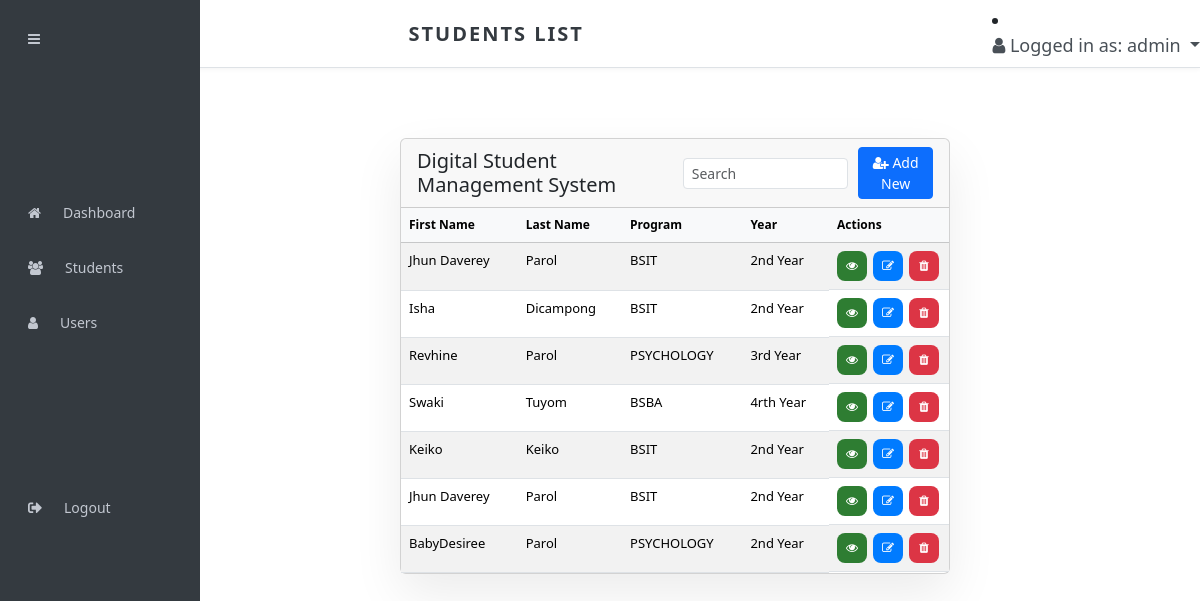
/studentslist.php (signed in), run on the app's committed database.
### tables this page shows
CREATE TABLE `employee` (
  `id` int NOT NULL,
  `firstname` varchar(100) DEFAULT NULL,
  `lastname` varchar(100) NOT NULL,
  `age` int NOT NULL,
  `position` varchar(100) NOT NULL,
  `Year` varchar(50) NOT NULL,
  `contact` varchar(100) NOT NULL,
  `email` varchar(100) NOT NULL,
  `address` varchar(100) NOT NULL,
  `hired_at` timestamp NOT NULL DEFAULT CURRENT_TIMESTAMP
);

### studentslist.php (the view, shortened to what this page needs)
<?php
include "connection.php";
$searchTerm = isset($_GET['search']) ? $conn->real_escape_string($_GET['search']) : '';
$query = !empty($searchTerm)
    ? "SELECT id, firstname, lastname, age, position, year, contact, email, address, hired_at
       FROM employee
       WHERE firstname LIKE '%$searchTerm%' OR lastname LIKE '%$searchTerm%'"
    : "SELECT id, firstname, lastname, age, position, year, contact, email, address, hired_at FROM employee";
$result = $conn->query($query);
?>
<!DOCTYPE html>
<html lang="en">
<head>
    <link rel="stylesheet" href="css/studentslist2.css">
     <link rel="stylesheet" href="css/sidebar.css">
    <link rel="stylesheet" href="https://cdnjs.cloudflare.com/ajax/libs/font-awesome/5.15.4/css/all.min.css">
    <link rel="stylesheet" href="https://cdn.jsdelivr.net/npm/bootstrap@5.3.3/dist/css/bootstrap.min.css">
</head>
<body>
<nav class="navbar navbar-expand navbar-white navbar-light custom-navbar">
    <span class="navbar-brand mx-auto fw-bolder text-uppercase" style="color: #343a40; letter-spacing: 2px;">
        students list
    </span>
    <li class="nav-item dropdown">
        <a class="nav-link dropdown-toggle" id="userDropdown" data-bs-toggle="dropdown" href="#">
            <i class="fa fa-user" id="userIcon"></i>
            Logged in as:
             <?= htmlspecialchars($_SESSION['username']) ?>
        </a>
    </li>
</nav>
<div class="sidebar" id="sidebar">
    <a href="#" class="close-btn" onclick="toggleSidebar()">
    <i class="fa fa-bars"></i>
</a>
<br><br><br><br><br>
    <a href="dashboard.php">
        <i class="fa fa-home"></i>
        <span>Dashboard</span>
    </a>
    <a href="studentslist.php" class="active">
        <i class="fa fa-users"></i>
        <span>Students</span>
    </a>
    <a href="userslist.php">
        <i class="fa fa-user"></i>
        <span>Users</span>
    </a><br><br><br><br><br>
    <a id="logoutBtn"><i class="fas fa-sign-out-alt"></i><span>Logout</span></a>
</div>
    <div id="main-content">
    <div class="card table-card">
        <div class="card-header table-header">
            <h5 class="mb-0">Digital Student Management System</h5>
            <div class="header-actions">
                <form method="GET" action="" class="search-form">
                    <input type="text"
                        class="form-control form-control-sm search"
                        name="search"
                        placeholder="Search"
                        value="<?php echo htmlspecialchars($searchTerm); ?>">
                </form>
                <button class="btn btn-primary btn-sm add-btn" type="button" id="addNewEmployee">
                    <i class="fa fa-user-plus"></i> Add New
                </button>
            </div>
        </div>
        <div class="card-body p-0">
            <div class="table-responsive">
                <table class="table table-hover table-striped mb-0">
                    <thead class="table-light">
                        <tr>
                            <th>First Name</th>
                            <th>Last Name</th>
                            <th>Program</th>
                            <th>Year</th>
                            <th width="120">Actions</th>
                        </tr>
                    </thead>
                    <tbody>
                        <?php if ($result->num_rows > 0): ?>
                            <?php while ($row = $result->fetch_assoc()): ?>
                                <tr>
                                    <td><?= htmlspecialchars($row['firstname']); ?></td>
                                    <td><?= htmlspecialchars($row['lastname']); ?></td>
                                    <td><?= htmlspecialchars($row['position']); ?></td>
                                    <td><?= htmlspecialchars($row['year']); ?></td>
                                    <td class="actions">
                                            <button class="btn-sm btn-info fa fa-eye view_data" data-id="<?= $row['id']; ?>" title="View Employee"></button>
                                            <button type="button" class="fa fa-edit editBtn"
                                                data-id="<?= $row['id']; ?>"
                                                data-firstname="<?= htmlspecialchars($row['firstname']); ?>"
                                                data-lastname="<?= htmlspecialchars($row['lastname']); ?>"
                                                data-age="<?= htmlspecialchars($row['age']); ?>"
                                                data-position="<?= htmlspecialchars($row['position']); ?>"
                                                data-year="<?= htmlspecialchars($row['year']); ?>"
                                                data-contact="<?= htmlspecialchars($row['contact']); ?>"
                                                data-email="<?= htmlspecialchars($row['email']); ?>"
                                                data-address="<?= htmlspecialchars($row['address']); ?>"
                                                data-hired_at="<?= htmlspecialchars($row['hired_at']); ?>">
                                            </button>
                                            <button class="fa fa-trash" onclick="deleteEmployee(<?= $row['id']; ?>)"></button>
                                    </td>
                                </tr>
                            <?php endwhile; ?>
                        <?php endif; ?>
                    </tbody>
                </table>
            </div>
        </div>
    </div>
</div>
    <link rel="stylesheet" href="https://cdnjs.cloudflare.com/ajax/libs/font-awesome/4.7.0/css/font-awesome.min.css">
</body>
</html>

### studentslist2.css (style rules this page uses)
body { margin: 0; padding: 0; font-family: 'Source Sans Pro', 'Ubuntu', sans-serif; background-color: #f4f6f9; color: #343a40; }
#main-content { margin-left: 300px; justify-content: center; margin-top: 70px; transition: all 0.3s ease; }
.search { padding: 4px 8px; width: 220px; border-radius: 6px; border: 1px solid #ccc; margin-right: 10px; font-size: 14px; }
table { width: 100%; border-collapse: separate; border-spacing: 0 10px; }
.table-card { border: none; border-radius: 10px; box-shadow: 0 20px 50px rgba(0,0,0,0.08); }
.table-header { display: flex; justify-content: space-between; align-items: center; gap: 10px; }
.header-actions { display: flex; align-items: center; gap: 10px; }
th { color: #6c757d;; }
thead th { text-align: left; padding: 12px 16px; font-size: 12px; font-weight: 600; background: transparent; }
tbody tr { background: rgba(40,40,40,0.9); transition: 0.3s ease; }
tbody tr td { padding: 14px; font-size: 13px; color: #e6e6e6; text-align: left; }
td.actions button, td.actions a { font-size: 12px; cursor: pointer; color: white; text-decoration: none; transition: background-color 0.3s ease; }
td.actions { display: flex; gap: 6px; }
td.actions button { width: 30px; height: 30px; border-radius: 8px; border: none; cursor: pointer; transition: 0.2s; }
.fa-eye { background-color: #2E7D32; color: #fff; }
.fa-edit { background-color: #007bff; color: #fff; }
.fa-trash { background-color: #dc3545; color: #fff; }
@media screen and (max-width: 1305px) { .sidebar { width: 100%; left: -100%; } }
@media screen and (max-width: 1305px) { table, th, td { font-size: 12px; } }

### sidebar.css (style rules this page uses)
.custom-navbar { top: 0; left: 0; width: 100%; z-index: 1030; background: #ffffff; border-bottom: 1px solid #dee2e6; padding: 10px 20px; box-shadow: 0 1px 5px rgba(0,0,0,0.05); }
.custom-navbar .nav-link { color: #495057; font-size: 18px; }
.navbar-brand { font-size: 18px; color: #343a40 !important; }
.sidebar { position: fixed; top: 0; left: 0; height: 100vh; width: 200px;; background: #343a40; color: #c2c7d0; padding-top: 60px; transition: all 0.3s ease; z-index: 1200; }
.sidebar a, .sidebar .lgbtn { display: flex; align-items: center; gap: 12px; padding: 12px 18px; margin: 10px; color: #c2c7d0; font-size: 14px; text-decoration: none; border-radius: 6px; transition: 0.2s ease; }
.close-btn { position: fixed; top: 10px; font-size: 22px; color: #c2c7d0; cursor: pointer; }
#main-content { margin-left: 400px; margin-right: 250px; }
.sidebar a span, .sidebar .lgbtn span { display: inline-block; opacity: 1; max-width: 200px; overflow: hidden; white-space: nowrap; transition: all 0.3s ease; margin-left: 10px; }

### data on the page
employee: firstname "Jhun Daverey", lastname "Parol", position "BSIT", Year "2nd Year"
employee: firstname "Isha", lastname "Dicampong", position "BSIT", Year "2nd Year"
employee: firstname "Revhine", lastname "Parol", position "PSYCHOLOGY", Year "3rd Year"
employee: firstname "Swaki", lastname "Tuyom", position "BSBA", Year "4rth Year"
employee: firstname "Keiko", lastname "Keiko", position "BSIT", Year "2nd Year"
employee: firstname "Jhun Daverey", lastname "Parol", position "BSIT", Year "2nd Year"
employee: firstname "BabyDesiree", lastname "Parol", position "PSYCHOLOGY", Year "2nd Year"

### other printed values
$_SESSION['username'] "admin"
